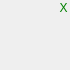
<?xml version="1.0" encoding="UTF-8"?>
<ui version="4.0">
 <class>HeadLabel</class>
 <widget class="QWidget" name="HeadLabel">
  <property name="geometry">
   <rect>
    <x>0</x>
    <y>0</y>
    <width>70</width>
    <height>70</height>
   </rect>
  </property>
  <property name="minimumSize">
   <size>
    <width>70</width>
    <height>70</height>
   </size>
  </property>
  <property name="windowTitle">
   <string>Form</string>
  </property>
  <property name="styleSheet">
   <string notr="true">*
{
border: none;
}</string>
  </property>
  <layout class="QVBoxLayout" name="verticalLayout_3">
   <property name="spacing">
    <number>0</number>
   </property>
   <property name="leftMargin">
    <number>0</number>
   </property>
   <property name="topMargin">
    <number>0</number>
   </property>
   <property name="rightMargin">
    <number>0</number>
   </property>
   <property name="bottomMargin">
    <number>0</number>
   </property>
   <item>
    <widget class="QFrame" name="frame_mask">
     <property name="styleSheet">
      <string notr="true">#frame_mask
{
border: 0px solid #2da2fa;
border-radius: 3px;
background-color: transparent;
}

#frame_mask:hover
{
border: 2px solid #2da2fa;
}</string>
     </property>
     <layout class="QVBoxLayout" name="verticalLayout_2">
      <property name="spacing">
       <number>0</number>
      </property>
      <property name="leftMargin">
       <number>0</number>
      </property>
      <property name="topMargin">
       <number>0</number>
      </property>
      <property name="rightMargin">
       <number>0</number>
      </property>
      <property name="bottomMargin">
       <number>0</number>
      </property>
      <item>
       <widget class="QFrame" name="frame_title">
        <property name="minimumSize">
         <size>
          <width>0</width>
          <height>15</height>
         </size>
        </property>
        <property name="maximumSize">
         <size>
          <width>16777215</width>
          <height>15</height>
         </size>
        </property>
        <property name="styleSheet">
         <string notr="true">#frame_title
{
background-color: transparent;
}</string>
        </property>
        <property name="frameShape">
         <enum>QFrame::StyledPanel</enum>
        </property>
        <property name="frameShadow">
         <enum>QFrame::Raised</enum>
        </property>
        <layout class="QHBoxLayout" name="horizontalLayout">
         <property name="spacing">
          <number>0</number>
         </property>
         <property name="leftMargin">
          <number>0</number>
         </property>
         <property name="topMargin">
          <number>0</number>
         </property>
         <property name="rightMargin">
          <number>0</number>
         </property>
         <property name="bottomMargin">
          <number>0</number>
         </property>
         <item>
          <spacer name="horizontalSpacer">
           <property name="orientation">
            <enum>Qt::Horizontal</enum>
           </property>
           <property name="sizeHint" stdset="0">
            <size>
             <width>53</width>
             <height>15</height>
            </size>
           </property>
          </spacer>
         </item>
         <item>
          <widget class="QPushButton" name="pushButton_delete">
           <property name="sizePolicy">
            <sizepolicy hsizetype="Minimum" vsizetype="Fixed">
             <horstretch>20</horstretch>
             <verstretch>20</verstretch>
            </sizepolicy>
           </property>
           <property name="minimumSize">
            <size>
             <width>13</width>
             <height>15</height>
            </size>
           </property>
           <property name="maximumSize">
            <size>
             <width>13</width>
             <height>15</height>
            </size>
           </property>
           <property name="styleSheet">
            <string notr="true">QPushButton
{
border: none;
color: green;
background-color: transparent;
}

QPushButton:hover
{
border: none;
color: red;
background-color: transparent;
}
</string>
           </property>
           <property name="text">
            <string>X</string>
           </property>
          </widget>
         </item>
        </layout>
       </widget>
      </item>
      <item>
       <layout class="QHBoxLayout" name="horizontalLayout_2">
        <property name="spacing">
         <number>0</number>
        </property>
        <item>
         <spacer name="horizontalSpacer_2">
          <property name="orientation">
           <enum>Qt::Horizontal</enum>
          </property>
          <property name="sizeHint" stdset="0">
           <size>
            <width>46</width>
            <height>20</height>
           </size>
          </property>
         </spacer>
        </item>
        <item>
         <layout class="QVBoxLayout" name="verticalLayout">
          <property name="spacing">
           <number>0</number>
          </property>
          <item>
           <spacer name="verticalSpacer_2">
            <property name="orientation">
             <enum>Qt::Vertical</enum>
            </property>
            <property name="sizeType">
             <enum>QSizePolicy::Maximum</enum>
            </property>
            <property name="sizeHint" stdset="0">
             <size>
              <width>20</width>
              <height>10</height>
             </size>
            </property>
           </spacer>
          </item>
          <item>
           <widget class="QPushButton" name="pushButton_checked">
            <property name="sizePolicy">
             <sizepolicy hsizetype="Minimum" vsizetype="Fixed">
              <horstretch>26</horstretch>
              <verstretch>26</verstretch>
             </sizepolicy>
            </property>
            <property name="minimumSize">
             <size>
              <width>15</width>
              <height>15</height>
             </size>
            </property>
            <property name="maximumSize">
             <size>
              <width>15</width>
              <height>15</height>
             </size>
            </property>
            <property name="styleSheet">
             <string notr="true">QPushButton
{
border: none;
color: green;
background-color: transparent;
}


QPushButton[selected = &quot;true&quot;]
{
border: none;
color: transparent;
border-image: url(:/images/user/user_checked.png);
background-color: transparent;
}

QPushButton[selected = &quot;false&quot;]
{
border: none;
color: transparent;
background-color: transparent;
}
</string>
            </property>
            <property name="text">
             <string/>
            </property>
           </widget>
          </item>
          <item>
           <spacer name="verticalSpacer">
            <property name="orientation">
             <enum>Qt::Vertical</enum>
            </property>
            <property name="sizeHint" stdset="0">
             <size>
              <width>20</width>
              <height>18</height>
             </size>
            </property>
           </spacer>
          </item>
         </layout>
        </item>
        <item>
         <spacer name="horizontalSpacer_3">
          <property name="orientation">
           <enum>Qt::Horizontal</enum>
          </property>
          <property name="sizeHint" stdset="0">
           <size>
            <width>40</width>
            <height>20</height>
           </size>
          </property>
         </spacer>
        </item>
       </layout>
      </item>
     </layout>
    </widget>
   </item>
  </layout>
 </widget>
 <resources/>
 <connections/>
</ui>
